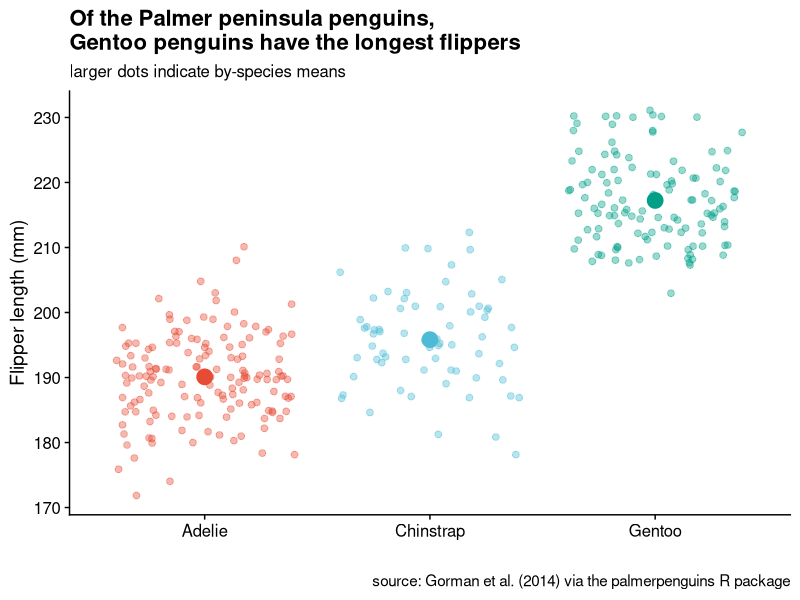

Generate this figure with R:
## ---- chunk 1
#| echo: false
library(tidyverse)
library(palmerpenguins)
library(cowplot)
library(ggsci)
## ---- chunk 2
#| echo: false

penguins  |>  
  filter(!is.na(sex))  |>  
  ggplot(aes(x = species, y = flipper_length_mm, colour = species)) +
  geom_jitter(alpha = 0.4, size = 2) +
  stat_summary(fun = mean, geom = "point", size = 5) +
  scale_colour_npg() +
  theme_cowplot() +
  guides(colour = "none") +
  labs(
    title = "Of the Palmer peninsula penguins, \nGentoo penguins have the longest flippers",
    subtitle = "larger dots indicate by-species means",
    x = "",
    y = "Flipper length (mm)",
    caption = "source: Gorman et al. (2014) via the palmerpenguins R package"
  )

